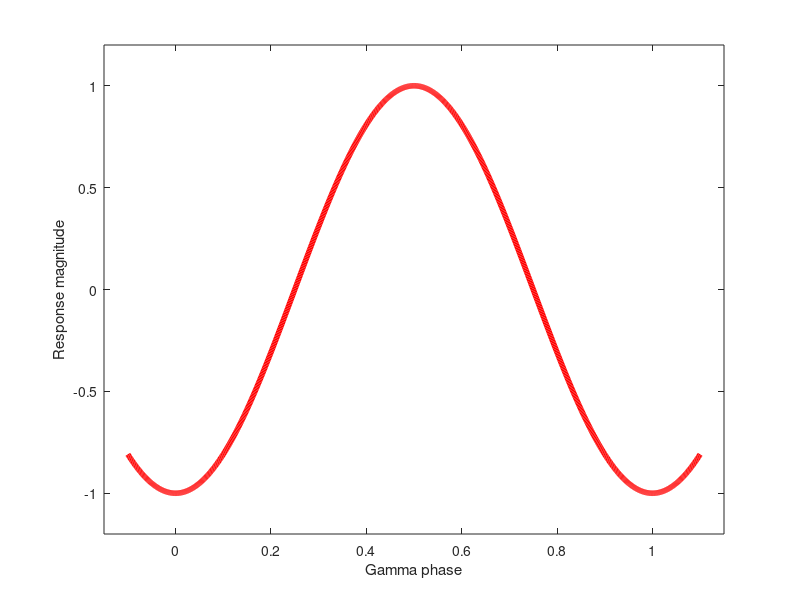

Recreate this plot in MATLAB.

% x = linspace(-0.05,1+0.05,1000);
% y = sin(2*pi*x);
% plot(x,y,'r','LineWidth',4)
% axis([-0.06 1+0.06 -1.2 1.2])
% hold
% 
% y2 = exp(-2*pi*x);
% plot(x, y2, 'c','LineWidth',4)


x = linspace(-0.1,1+0.1,1000);
y = sin(2*pi*x-0.5*pi);
plot(x,y,'r','LineWidth',4)
axis([-0.15 1+0.15 -1.2 1.2])
hold

% y2 = exp(-2*pi*x);
% plot(x, y2,'b','LineWidth',4)



xlabel('Gamma phase')
ylabel('Response magnitude')